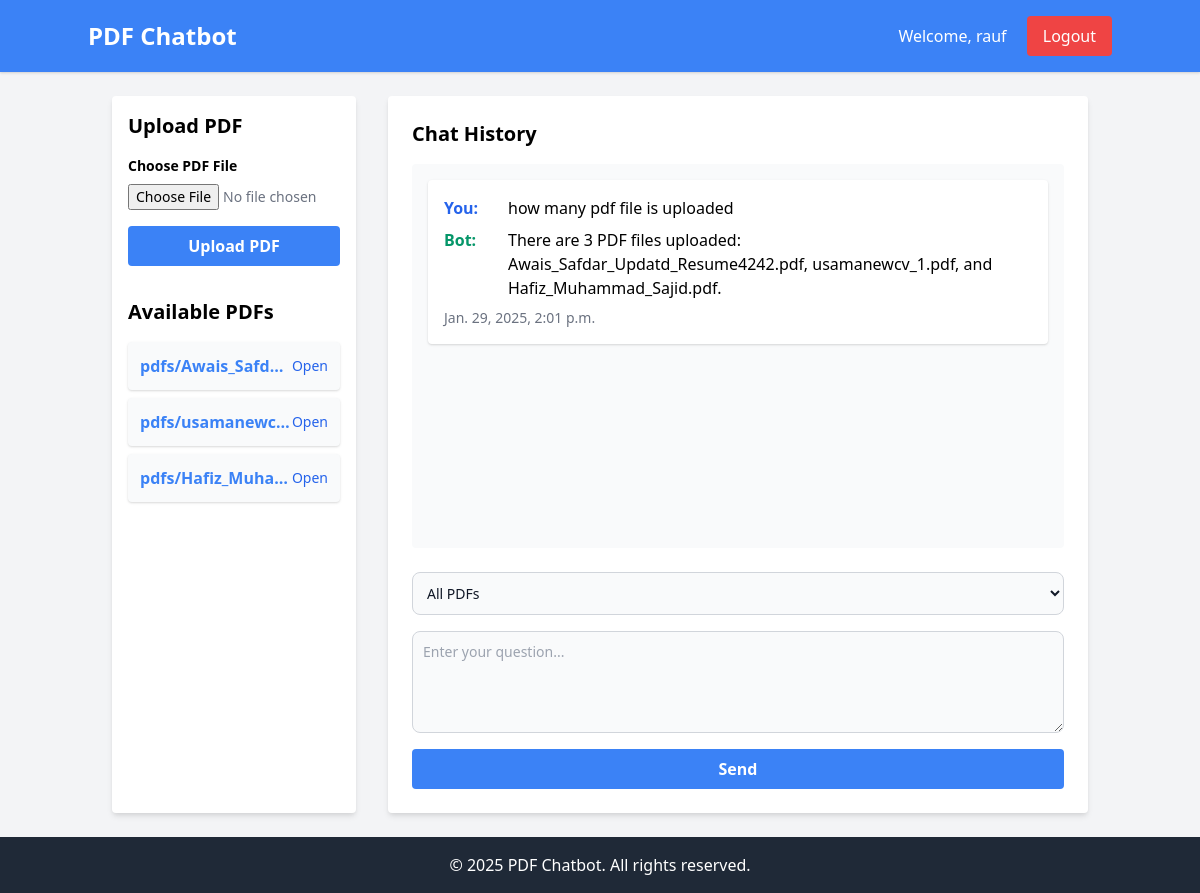
The app's page / (signed in), older data.
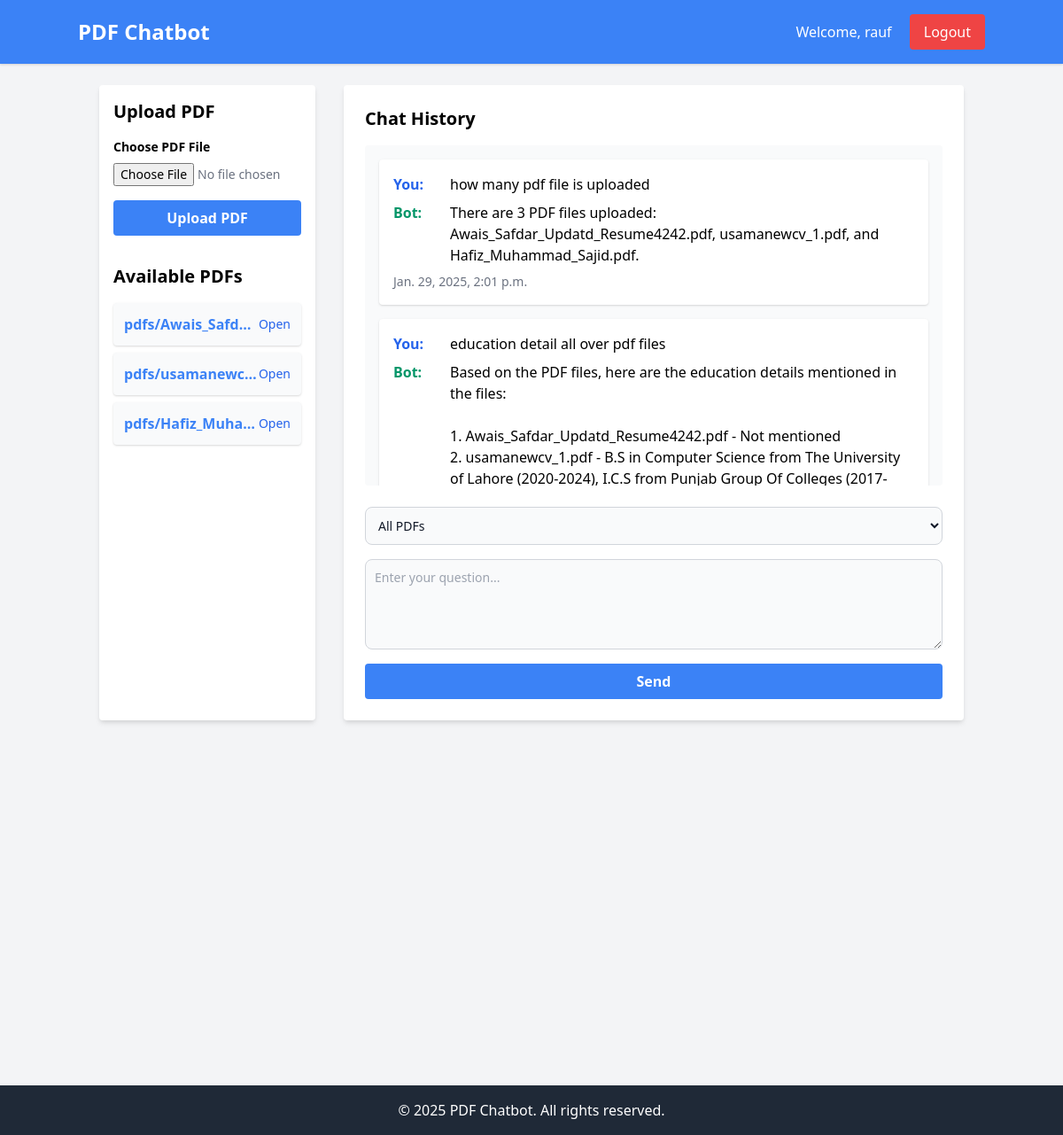
The same page, newer data.
### accounts/models.py (models this page shows, shortened)
class PDFUpload(models.Model):
    user = models.ForeignKey(CustomUser, on_delete=models.CASCADE)
    pdf_file = models.FileField(upload_to='pdfs/')
    uploaded_at = models.DateTimeField(auto_now_add=True)

class ChatMessage(models.Model):
    user = models.ForeignKey(CustomUser, on_delete=models.CASCADE)
    pdf = models.ForeignKey(PDFUpload, on_delete=models.CASCADE, null=True, blank=True)
    message = models.TextField()
    response = models.TextField()
    timestamp = models.DateTimeField(auto_now_add=True)

### accounts/views.py (the view, shortened to what this page needs)
# urls.py: path('', views.chat_view, name='chat'),
@login_required
def chat_view(request):
    pdf_uploads = PDFUpload.objects.filter(user=request.user) if request.user.is_pdf_uploader else PDFUpload.objects.all()
    chat_history = ChatMessage.objects.filter(user=request.user).order_by('timestamp')
    form = PDFUploadForm() if request.user.is_pdf_uploader else None
    return render(request, 'chat/chat.html', {
        'form': form,
        'pdf_uploads': pdf_uploads,
        'chat_history': chat_history
    })

### accounts/forms.py
class PDFUploadForm(forms.ModelForm):
    class Meta:
        model = PDFUpload
        fields = ('pdf_file',)

### templates/chat/chat.html (shortened to what this page needs)
{% extends 'base.html' %}
{% block content %}
<div class="flex flex-col md:flex-row">
    <div class="w-full md:w-1/4 bg-white p-4 rounded shadow-md mb-8 md:mb-0 md:mr-8">
        {% if user.is_pdf_uploader %}
            <div class="mb-8">
                <h3 class="text-xl font-bold mb-4">Upload PDF</h3>
                <form method="post" enctype="multipart/form-data" class="space-y-4">
                    <div class="form-group">
                        <label for="id_pdf_file" class="block text-sm font-semibold mb-2">Choose PDF File</label>
                        <input type="file" name="pdf_file" id="id_pdf_file" class="block w-full text-sm text-gray-500 file:mr-4 file:py-2 file:px-4 file:rounded-full file:border-0 file:text-sm file:font-semibold file:bg-blue-50 file:text-blue-700 hover:file:bg-blue-100" required>
                    </div>
                    <button type="submit" class="w-full bg-blue-500 hover:bg-blue-600 text-white font-bold py-2 px-4 rounded focus:outline-none focus:shadow-outline">
                        Upload PDF
                    </button>
                </form>
            </div>
        {% endif %}
        <div>
            <h3 class="text-xl font-bold mb-4">Available PDFs</h3>
            <ul class="space-y-2">
                {% for pdf in pdf_uploads %}
                    <li class="bg-gray-50 p-3 rounded shadow hover:shadow-md flex items-center justify-between">
                        <span class="text-blue-500 font-bold truncate">
                            {{ pdf.pdf_file.name }}
                        </span>
                        <a href="{{ pdf.pdf_file.url }}" target="_blank" class="text-sm text-blue-600 hover:underline">
                            Open
                        </a>
                    </li>
                {% endfor %}
            </ul>
        </div>
    </div>
    <div class="w-full md:w-3/4">
        <div class="bg-white rounded shadow-md p-6">
            <h3 class="text-xl font-bold mb-4">Chat History</h3>
            <div id="chat-history" class="space-y-4 h-96 overflow-y-auto mb-6 p-4 bg-gray-50 rounded">
                {% for chat in chat_history %}
                    <div class="bg-white p-4 rounded shadow">
                        <div class="flex flex-col space-y-2">
                            <div class="flex items-start">
                                <span class="font-bold text-blue-600 w-16">You:</span>
                                <p class="flex-1">{{ chat.message }}</p>
                            </div>
                            <div class="flex items-start">
                                <span class="font-bold text-green-600 w-16">Bot:</span>
                                <p class="flex-1 whitespace-pre-wrap">{{ chat.response }}</p>
                            </div>
                            <p class="text-sm text-gray-500 mt-2">{{ chat.timestamp }}</p>
                        </div>
                    </div>
                {% endfor %}
            </div>
            <form id="chat-form" method="post" class="space-y-4">
                <select name="pdf_id" id="pdf-select" class="block w-full bg-gray-50 border border-gray-300 text-gray-900 text-sm rounded-lg focus:ring-blue-500 focus:border-blue-500 p-2.5">
                    <option value="all">All PDFs</option>
                </select>
                <textarea name="user_input" id="user-input" class="block w-full bg-gray-50 border border-gray-300 text-gray-900 text-sm rounded-lg focus:ring-blue-500 focus:border-blue-500 p-2.5" rows="4" placeholder="Enter your question..."></textarea>
                <button type="submit" class="w-full bg-blue-500 hover:bg-blue-600 text-white font-bold py-2 px-4 rounded focus:outline-none focus:shadow-outline">
                    Send
                </button>
            </form>
        </div>
    </div>
</div>
{% endblock %}

Row changes from the older to the newer data that the page shows:
added ChatMessage: message "education detail all over pdf files", response "Based on the PDF files, here are the education details mentioned in the files: 1. Awais_Safdar_Updatd_Resume4242.pdf - Not mentioned 2. usamanewcv_1.pdf - B.S in Computer Science from The University of Lahore (2020-2024), I.C.S from Punjab Group Of Colleges…"
